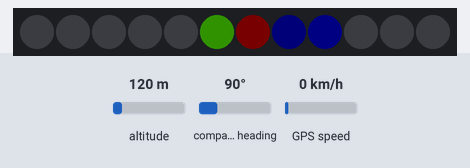
Simulated run of this sketch. Board: Arduino Mega 2560, built with avr-gcc and run on an emulated ATmega2560. Parts: 12 RGB LEDs in strip order, left to right. The inputs (shaded band) are chosen by the test bench; at power-on: altitude 120 m, compass heading 90°, GPS speed 0 km/h. Dim RGB values are drawn brighter than linear; the GPS gets a fix after 3 s at 37.7749, -122.4194 with 8 satellites.

Above: at 4.08 s.
At 13.41 s:
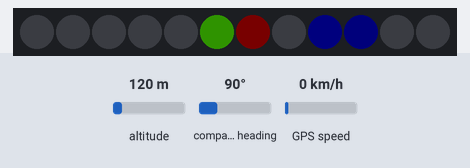
At 17.96 s:
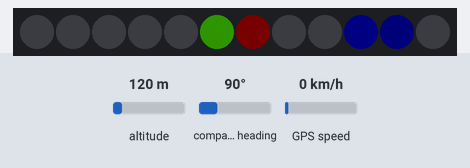
At 22.97 s:
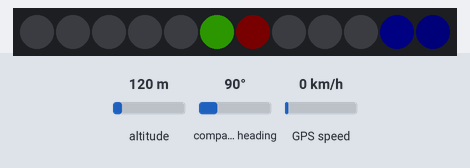
At 29.06 s:
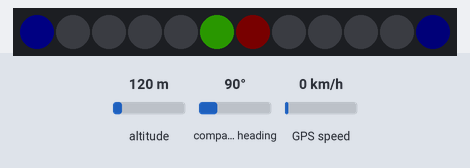
At 39.07 s:
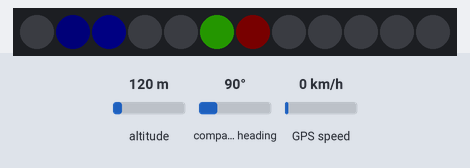

The sketch:

Watch_Clock_Display.ino
```cpp
#include <Adafruit_NeoPixel.h>
#include <Adafruit_GPS.h>

//#define DEBUG 1

#define PIN 12
#define NUMPIXELS 12
#define BRIGHTNESS 100
#define SKEWTIME 10000
#define SKEW_UPDATE_FREQUENCY 10000
#define DISPLAY_UPDATE_FREQUENCY 10
#define MAXSKEW 100 //SKEW_UPDATE_FREQUENCY / DISPLAY_UPDATE_FREQUENCY

#define MILLISECONDSINSECOND 1000
#define SECONDSINMINUTE      60
#define MINUTESINHOUR        60
#define HOURSINCLOCK         12


Adafruit_NeoPixel strip = Adafruit_NeoPixel(12, PIN, NEO_GRB + NEO_KHZ800);

// what's the name of the hardware serial port?
#define GPSSerial Serial1

// Connect to the GPS on the hardware port
Adafruit_GPS GPS(&GPSSerial);
uint32_t skewupdatetimer = millis();
uint32_t displayupdatetimer = skewupdatetimer;
uint32_t globaltime = 0;
uint32_t previoustime = 0;
int32_t skew = 0;

// This is from the neopixel goggles example.  Correct colors
// and boost midrange ones.
const uint8_t gamma[] = {
      0,  0,  0,  0,  0,  0,  0,  0,  0,  0,  0,  0,  0,  0,  0,  0,
      0,  0,  0,  0,  0,  0,  0,  0,  1,  1,  1,  1,  1,  1,  1,  1,
      1,  1,  1,  1,  2,  2,  2,  2,  2,  2,  2,  2,  3,  3,  3,  3,
      3,  3,  4,  4,  4,  4,  5,  5,  5,  5,  5,  6,  6,  6,  6,  7,
      7,  7,  8,  8,  8,  9,  9,  9, 10, 10, 10, 11, 11, 11, 12, 12,
     13, 13, 13, 14, 14, 15, 15, 16, 16, 17, 17, 18, 18, 19, 19, 20,
     20, 21, 21, 22, 22, 23, 24, 24, 25, 25, 26, 27, 27, 28, 29, 29,
     30, 31, 31, 32, 33, 34, 34, 35, 36, 37, 38, 38, 39, 40, 41, 42,
     42, 43, 44, 45, 46, 47, 48, 49, 50, 51, 52, 53, 54, 55, 56, 57,
     58, 59, 60, 61, 62, 63, 64, 65, 66, 68, 69, 70, 71, 72, 73, 75,
     76, 77, 78, 80, 81, 82, 84, 85, 86, 88, 89, 90, 92, 93, 94, 96,
     97, 99,100,102,103,105,106,108,109,111,112,114,115,117,119,120,
    122,124,125,127,129,130,132,134,136,137,139,141,143,145,146,148,
    150,152,154,156,158,160,162,164,166,168,170,172,174,176,178,180,
    182,184,186,188,191,193,195,197,199,202,204,206,209,211,213,215,
    218,220,223,225,227,230,232,235,237,240,242,245,247,250,252,255
};


////////////////////////////////////////////////////////////////////////////////////////////
//
//
//
////////////////////////////////////////////////////////////////////////////////////////////

void setup() {
  strip.begin();
  strip.show(); // Initialize all pixels to 'off'

  GPS.begin(9600);
  GPS.sendCommand(PMTK_SET_NMEA_OUTPUT_RMCGGA);
  GPS.sendCommand(PMTK_SET_NMEA_UPDATE_1HZ);

#ifdef DEBUG
  Serial.begin(115200);
  while(!Serial);
    delay(500);
#endif

  delay(2000);
  read_gps_data(5000);
  delay(2000);
  read_gps_data(5000);


  if( GPS.fix ) {
      globaltime = convert_hms_to_timestamp( GPS.hour, GPS.minute, GPS.seconds, GPS.milliseconds );
  }

}

////////////////////////////////////////////////////////////////////////////////////////////
//
//
//
////////////////////////////////////////////////////////////////////////////////////////////

void loop() {

#ifdef DEBUG
  Serial.println(F("\n\n--- Main Loop ---"));
  Serial.print(F("  prevtime: ")); Serial.println(previoustime);
#endif

  read_gps_data( 100 ); // Read from the gps serial connection and parse
  uint32_t timestamp = millis();
  globaltime += timestamp - previoustime;
  previoustime = timestamp;

  if( skewupdatetimer > timestamp ) skewupdatetimer = timestamp; // Handle timer wraps
  if( displayupdatetimer > timestamp ) displayupdatetimer = timestamp; // Handle timer wraps

  if( timestamp - skewupdatetimer > SKEW_UPDATE_FREQUENCY ) { // Every so many millseconds, update time with gps time
    #ifdef DEBUG
    Serial.print(F("globaltime: ")); Serial.println(globaltime);
    Serial.print(F("      skew: ")); Serial.println(skew);
    Serial.print(F(" timestamp: ")); Serial.println(timestamp);
    Serial.print(F(" fix: ")); Serial.println(GPS.fix);
    #endif
    if( GPS.fix ) { set_gps_skew(); }
    skewupdatetimer = timestamp;
  }

  if( timestamp - displayupdatetimer > ( DISPLAY_UPDATE_FREQUENCY ) ) { // Every so many millseconds, redo computation
    globaltime += skew; // Do skew in a rate-limited way
    displaytime();
    displayupdatetimer = timestamp;
  }

}


////////////////////////////////////////////////////////////////////////////////////////////
//
//
//
////////////////////////////////////////////////////////////////////////////////////////////

void read_gps_data( uint16_t characters ) {
  for( uint16_t i=0; i < characters; i++ ) {
    // read data from the GPS in the 'main loop'
    char c = GPS.read();
    if (GPS.newNMEAreceived()) {
      if (!GPS.parse(GPS.lastNMEA())) continue;
    } else {
      return;
    }
  }
}


////////////////////////////////////////////////////////////////////////////////////////////
//
//
//
////////////////////////////////////////////////////////////////////////////////////////////

uint32_t convert_hms_to_timestamp( uint32_t hours, uint32_t minutes, uint32_t seconds, uint32_t milliseconds ) {

  return uint32_t(milliseconds) + 1000 * (uint32_t(seconds) + 60 * (uint32_t(minutes) + 60 * (uint32_t(hours) % 24) ) );

}


////////////////////////////////////////////////////////////////////////////////////////////
//
//
//
////////////////////////////////////////////////////////////////////////////////////////////

void convert_timestamp_to_hms( uint32_t &hours, uint32_t &minutes, uint32_t &seconds, uint32_t &milliseconds, uint32_t timestamp ) {

  hours = timestamp / 1000;
  hours = hours / 60;
  hours = hours / 60;
  timestamp = timestamp - (hours * 1000 * 60 * 60); // Chop the hour hand off of our milliseconds

  minutes = timestamp / 1000;
  minutes = minutes / 60;
  timestamp = timestamp - (minutes * 1000 * 60);

  seconds = timestamp / 1000;
  timestamp = timestamp - (seconds * 1000);

  milliseconds = timestamp;

}


////////////////////////////////////////////////////////////////////////////////////////////
//
//
//
////////////////////////////////////////////////////////////////////////////////////////////

void set_gps_skew() {

    // Adjust hours for daylight savings time and GMT-500
    uint32_t gpstime = convert_hms_to_timestamp( GPS.hour, GPS.minute, GPS.seconds, GPS.milliseconds );
    skew = int32_t(gpstime) - int32_t(globaltime) / SKEW_UPDATE_FREQUENCY; // Set skew so that it converges when we would check next.

#ifdef DEBUG
   Serial.println(F("--- Set Skew (pre) ---"));
   Serial.print("\nGPS Reported Time: ");
   Serial.print(GPS.hour, DEC); Serial.print(':');
   Serial.print(GPS.minute, DEC); Serial.print(':');
   Serial.print(GPS.seconds, DEC); Serial.print('.');
   Serial.println(GPS.milliseconds);

   Serial.print(F("   GPSTime: ")); Serial.println(gpstime);
   Serial.print(F("GlobalTime: ")); Serial.println(globaltime);
   Serial.print(F("      Skew: ")); Serial.println(skew);
#endif

    if( skew > MAXSKEW ) { // If we would be 'speeding up time' by more than MAXSKEW, just go ahead and force set the time
      globaltime = gpstime;
      skew = 0;
    }

#ifdef DEBUG
   Serial.println(F("--- Set Skew (post) ---"));
   Serial.print("\nGPS Reported Time: ");
   Serial.print(GPS.hour, DEC); Serial.print(':');
   Serial.print(GPS.minute, DEC); Serial.print(':');
   Serial.print(GPS.seconds, DEC); Serial.print('.');
   Serial.println(GPS.milliseconds);

   Serial.print(F("   GPSTime: ")); Serial.println(gpstime);
   Serial.print(F("GlobalTime: ")); Serial.println(globaltime);
   Serial.print(F("      Skew: ")); Serial.println(skew);
#endif

}

////////////////////////////////////////////////////////////////////////////////////////////
//
//
//
////////////////////////////////////////////////////////////////////////////////////////////

void displaytime() {

   uint32_t hours = 0;
   uint32_t minutes = 0;
   uint32_t seconds = 0;
   uint32_t milliseconds = 0;

   convert_timestamp_to_hms( hours, minutes, seconds, milliseconds, globaltime );

#ifdef DEBUG
  Serial.println(F("--- Displaytime ---"));
  Serial.print("Time from GPS: ");
  Serial.print(GPS.hour, DEC); Serial.print(':');
  Serial.print(GPS.minute, DEC); Serial.print(':');
  Serial.print(GPS.seconds, DEC); Serial.print('.');
  Serial.print(GPS.milliseconds, DEC); Serial.println('.');

  Serial.println(F("Displaying Time: hh:mm:ss.ms."));
  Serial.print( hours );  Serial.print(':');
  Serial.print( minutes ); Serial.print(':');
  Serial.print( seconds ); Serial.print('.');
  Serial.print( milliseconds ); Serial.println('.');
#endif

  uint8_t red[NUMPIXELS];
  uint8_t green[NUMPIXELS];
  uint8_t blue[NUMPIXELS];

  memset( red,   0, sizeof(red) );
  memset( green, 0, sizeof(green) );
  memset( blue,  0, sizeof(blue) );

  uint32_t bucket = seconds / (60 / NUMPIXELS);

  float percentofbucketelapsed = seconds % 5;
  percentofbucketelapsed = percentofbucketelapsed * 1000;
  percentofbucketelapsed = percentofbucketelapsed + float(milliseconds);
  percentofbucketelapsed = percentofbucketelapsed / 5000;
  blue[bucket % NUMPIXELS] = uint8_t( float(BRIGHTNESS) * (1-percentofbucketelapsed) );
  blue[(bucket + 1) % NUMPIXELS] = uint8_t( float(BRIGHTNESS) * percentofbucketelapsed );

  bucket = minutes / (60 / NUMPIXELS);
  percentofbucketelapsed = minutes % 5;
  percentofbucketelapsed = percentofbucketelapsed * 60;
  percentofbucketelapsed = percentofbucketelapsed + float(seconds);
  percentofbucketelapsed = percentofbucketelapsed / 300;
  green[bucket % NUMPIXELS] = uint8_t( float(BRIGHTNESS) * (1-percentofbucketelapsed) );
  green[(bucket + 1) % NUMPIXELS] = uint8_t( float(BRIGHTNESS) * percentofbucketelapsed );

  bucket = hours / (12 / NUMPIXELS) - 5; // adjust for GMT
  percentofbucketelapsed = float(minutes);
  percentofbucketelapsed = percentofbucketelapsed / 60;
  red[bucket % NUMPIXELS] = uint8_t( float(BRIGHTNESS) * (1-percentofbucketelapsed));
  red[(bucket+1) % NUMPIXELS] = uint8_t( float(BRIGHTNESS) * percentofbucketelapsed );

  for( uint32_t i=0; i < NUMPIXELS; i++ ) {
    strip.setPixelColor(i, strip.Color(gamma[red[i]], gamma[green[i]], gamma[blue[i]]));
    strip.show();
  }

}
```
